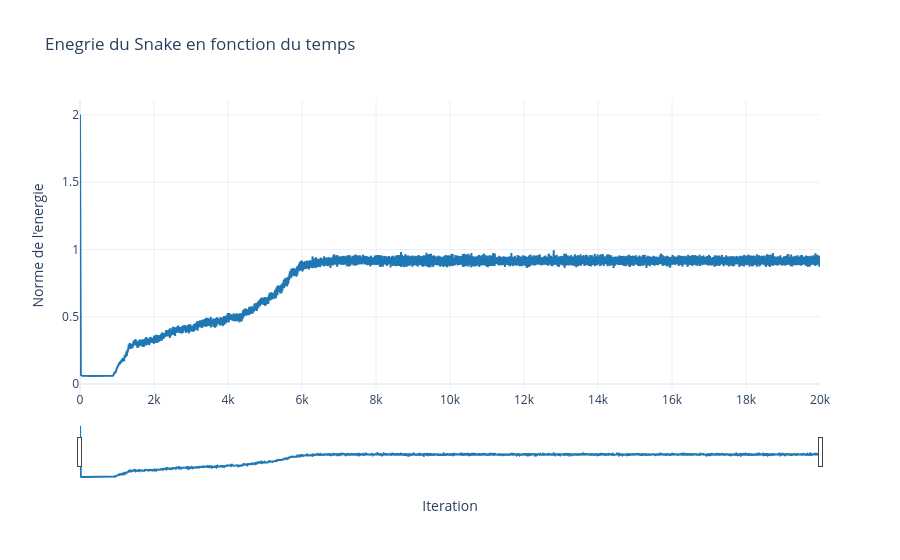

The code cell stored with this chart in its notebook:
### Code cell
H, W = img.shape
K = 300 # Nb points for the snake
circle = np.array(createCircle(70, (W//2, H//2), K)) # Snake initialisation

alpha = 2
beta = .02
gamma = 5
dt = .1
Niter = 20_000

x_snapshots, y_snapshots, E = processSnake(img, alpha, beta, gamma, dt, initialSnake=circle, Niter=Niter, snapShots=1/100)
showAnim(img, x_snapshots, y_snapshots, 100)
displayEnergy(E)

### Figure 1 — Plotly figure (JSON) as saved in the notebook; plotly's stock layout.template omitted (floating-point values rounded to 4 significant figures; data arrays with more than 128 entries replaced by an {"elided": "..."} marker saying what was removed)
{"data": [{"line": {"color": "#1f77b4", "width": 2}, "mode": "lines", "name": "Energie globale (mean)", "type": "scatter", "x": {"elided": "20000 int values"}, "y": {"elided": "20000 float values"}}], "layout": {"dragmode": "pan", "hovermode": "x unified", "title": {"text": "Enegrie du Snake en fonction du temps"}, "xaxis": {"rangeslider": {"visible": true}, "showspikes": true, "title": {"text": "Iteration"}}, "yaxis": {"showspikes": true, "title": {"text": "Norme de l'energie"}}}}
